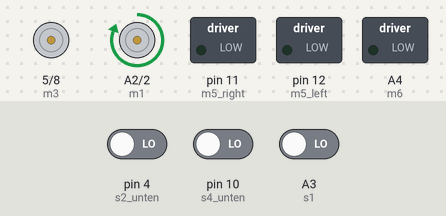
The sketch below on a simulated Arduino Nano, built with avr-gcc and run on an emulated ATmega328P. Parts: motor-driver pin pairs drawn as motors (green arrow = first pin HIGH = forward, orange = second pin HIGH = backward, longer = more drive), switched loads named in the sketch (green lamp = pin HIGH). The inputs (shaded band) are chosen by the test bench; at power-on: A3 (s1) LOW, pin 4 (s2_unten) LOW, pin 10 (s4_unten) LOW.

Above: at 1.2 s.
1.3 s: A3 (s1) driven HIGH
At 2.1 s:
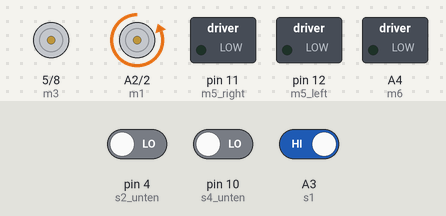
2.8 s: pin 4 (s2_unten) driven HIGH
At 3.2 s:
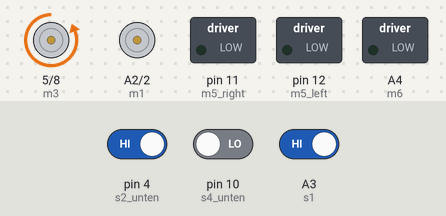
Timing chart, 0 to 5.8 s (numbered marks = the images above; inputs shaded):
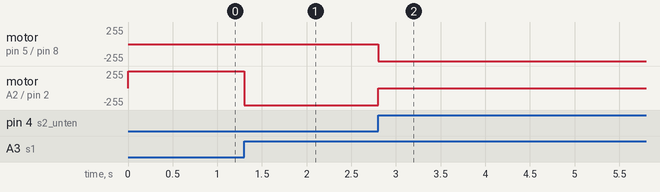

The sketch:

Adjust-test.ino
```cpp
//M1
const int m1 = A2;
const int s1 =  A3;
//M2
const int m2 =  2;
const int s2_oben =  3;
const int s2_unten =  4;
//M3
const int m3 =  5;
const int s3_oben =  6;
const int s3_unten =  7;
//M4
const int m4 =  8;
const int s4_oben =  9;
const int s4_unten =  10;
//M5
const int m5_right =  11;
const int m5_left =  12;
const int s5_oben =  13;
const int s5_unten =  A1;
//M6
const int m6 =  A4;
const int s6_oben =  A5;
const int s6_unten =  A6;

//Global vars
int color_before = 0;

void setup() {
  //M1
  pinMode(m1, OUTPUT);
  pinMode(s1, INPUT);
  //M2
  pinMode(m2, OUTPUT);
  pinMode(s2_oben, INPUT);
  pinMode(s2_unten, INPUT);
  //M3
  pinMode(m3, OUTPUT);
  pinMode(s3_oben, INPUT);
  pinMode(s3_unten, INPUT);
  //M4
  pinMode(m4, OUTPUT);
  pinMode(s4_oben, INPUT);
  pinMode(s4_unten, INPUT);
  //M5
  pinMode(m5_right, OUTPUT);
  pinMode(m5_left, OUTPUT);
  pinMode(s5_oben, INPUT);
  pinMode(s5_unten, INPUT);
  //M6
  pinMode(m6, OUTPUT);
  pinMode(s6_oben, INPUT);
  pinMode(s6_unten, INPUT);
}

void loop() {
  printColor(2);
  delay(10000);
}

void waitForSensor(int buttonPin){
  int buttonState = 0;
  while(1){
    buttonState = digitalRead(buttonPin);
    if (buttonState == HIGH) {
      return;
    }
  }
}

void adjustMotor(int sensor, int motor){
  digitalWrite(motor, HIGH);
  waitForSensor(sensor);
  digitalWrite(motor, LOW);
  return;
}

void checkPosition(){
  adjustMotor(s1, m1);
  adjustMotor(s2_unten, m2);
  adjustMotor(s4_unten, m4);
  adjustMotor(s3_unten, m3);
  return;
}

void moveHead_Left(int count){
  for (int i = 0; i <= count; i++) {
    digitalWrite(m5_left, HIGH);
    delay(0.2);
    adjustMotor(15, 14);
  }
}

void moveHead_Right(int count){
  for (int i = 0; i <= count; i++) {
    digitalWrite(m5_right, HIGH);
    delay(0.2);
    adjustMotor(15, 13);
  }
}

void changeColor(int color){
  int diff = color - color_before;
  if(diff > 0){
    moveHead_Left(diff);
  } else if(diff < 0){
    moveHead_Right(diff);
  }
  color_before = color;
  return;
}

void printColor(int color){
  checkPosition();
  changeColor(2);
  return;
}
```

Measured:
- after the input at 1.3 s, motor on A2 (m1) / pin 2 (m2): forward 255/255 → backward 255/255 at once
- after the input at 2.8 s, motor on pin 5 (m3) / pin 8 (m4): stopped → backward 255/255 at once; motor on A2 (m1) / pin 2 (m2): backward 255/255 → stopped at once
